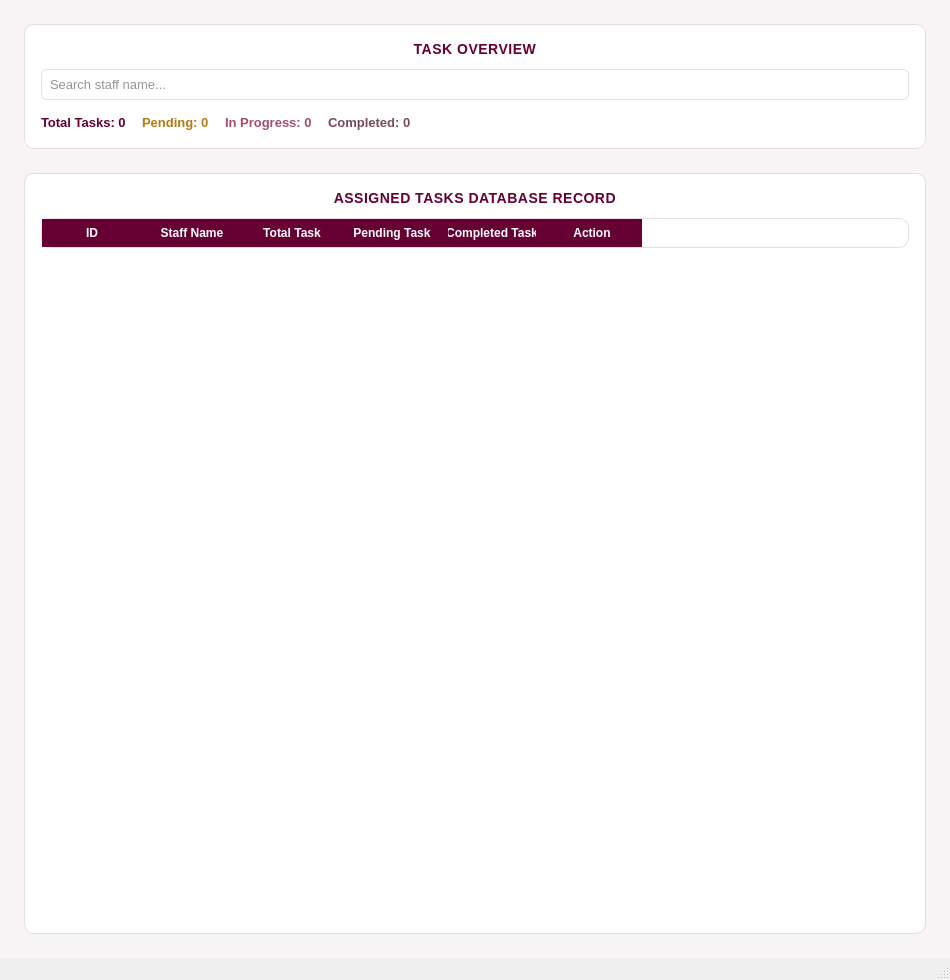
<?xml version="1.0" encoding="UTF-8"?>
<ui version="4.0">
 <class>TaskManagement</class>
 <widget class="QMainWindow" name="TaskManagement">
  <property name="geometry">
   <rect>
    <x>0</x>
    <y>0</y>
    <width>950</width>
    <height>980</height>
   </rect>
  </property>
  <property name="windowTitle">
   <string>Inventory Management - Task Management</string>
  </property>
  <widget class="QWidget" name="centralwidget">
   <layout class="QVBoxLayout" name="centralLayout">
    <property name="leftMargin"><number>0</number></property>
    <property name="topMargin"><number>0</number></property>
    <property name="rightMargin"><number>0</number></property>
    <property name="bottomMargin"><number>0</number></property>
    <item>
     <widget class="QScrollArea" name="scrollArea">
      <property name="frameShape">
       <enum>QFrame::Shape::NoFrame</enum>
      </property>
      <property name="widgetResizable">
       <bool>true</bool>
      </property>
      <widget class="QWidget" name="scrollAreaWidgetContents">
       <property name="geometry">
        <rect>
         <x>0</x>
         <y>0</y>
         <width>902</width>
         <height>932</height>
        </rect>
       </property>
       <property name="styleSheet">
        <string>background-color:#F7F4F5;</string>
       </property>
       <layout class="QVBoxLayout" name="mainLayout">
        <property name="spacing"><number>24</number></property>
        <property name="leftMargin"><number>24</number></property>
        <property name="topMargin"><number>24</number></property>
        <property name="rightMargin"><number>24</number></property>
        <property name="bottomMargin"><number>24</number></property>

        <!-- ── Summary panel ─────────────────────────────────────── -->
        <item>
         <widget class="QFrame" name="summaryPanel">
          <property name="styleSheet">
           <string>QFrame { background-color:#FFFFFF; border:1px solid #E6DEE1; border-radius:10px; }</string>
          </property>
          <layout class="QVBoxLayout" name="summaryPanelLayout">
           <property name="spacing"><number>12</number></property>
           <property name="leftMargin"><number>16</number></property>
           <property name="topMargin"><number>16</number></property>
           <property name="rightMargin"><number>16</number></property>
           <property name="bottomMargin"><number>16</number></property>
           <item>
            <widget class="QLabel" name="lblOverviewTitle">
             <property name="styleSheet">
              <string>font-size:14px; font-weight:bold; color:#660033; letter-spacing:0.5px; border:none;</string>
             </property>
             <property name="text">
              <string>TASK OVERVIEW</string>
             </property>
             <property name="alignment">
              <set>Qt::AlignmentFlag::AlignCenter</set>
             </property>
            </widget>
           </item>
           <item>
            <widget class="QLineEdit" name="searchBox">
             <property name="styleSheet">
              <string>QLineEdit { background-color:#FFFFFF; border:1px solid #E6DEE1; color:#2C2C2C; border-radius:6px; padding:6px; font-size:13px; }
QLineEdit:focus { border:1px solid #660033; }</string>
             </property>
             <property name="placeholderText">
              <string>Search staff name...</string>
             </property>
            </widget>
           </item>
           <item>
            <layout class="QHBoxLayout" name="metricsRow">
             <property name="spacing"><number>16</number></property>
             <item>
              <widget class="QLabel" name="totalTasksLabel">
               <property name="styleSheet">
                <string>font-size:13px; font-weight:bold; color:#660033; border:none;</string>
               </property>
               <property name="text">
                <string>Total Tasks: 0</string>
               </property>
              </widget>
             </item>
             <item>
              <widget class="QLabel" name="pendingLabel">
               <property name="styleSheet">
                <string>font-size:13px; font-weight:bold; color:#B8790F; border:none;</string>
               </property>
               <property name="text">
                <string>Pending: 0</string>
               </property>
              </widget>
             </item>
             <item>
              <widget class="QLabel" name="inProgressLabel">
               <property name="styleSheet">
                <string>font-size:13px; font-weight:bold; color:#A64D6E; border:none;</string>
               </property>
               <property name="text">
                <string>In Progress: 0</string>
               </property>
              </widget>
             </item>
             <item>
              <widget class="QLabel" name="completedLabel">
               <property name="styleSheet">
                <string>font-size:13px; font-weight:bold; color:#7A4A5E; border:none;</string>
               </property>
               <property name="text">
                <string>Completed: 0</string>
               </property>
              </widget>
             </item>
             <item>
              <spacer name="metricsSpacer">
               <property name="orientation">
                <enum>Qt::Orientation::Horizontal</enum>
               </property>
               <property name="sizeHint" stdset="0">
                <size><width>40</width><height>20</height></size>
               </property>
              </spacer>
             </item>
            </layout>
           </item>
          </layout>
         </widget>
        </item>

        <!-- ── Task table panel ──────────────────────────────────── -->
        <item>
         <widget class="QFrame" name="tablePanel">
          <property name="styleSheet">
           <string>QFrame { background-color:#FFFFFF; border:1px solid #E6DEE1; border-radius:10px; }</string>
          </property>
          <layout class="QVBoxLayout" name="tablePanelLayout">
           <property name="spacing"><number>12</number></property>
           <property name="leftMargin"><number>16</number></property>
           <property name="topMargin"><number>16</number></property>
           <property name="rightMargin"><number>16</number></property>
           <property name="bottomMargin"><number>16</number></property>
           <item>
            <widget class="QLabel" name="lblTableTitle">
             <property name="styleSheet">
              <string>font-size:14px; font-weight:bold; color:#660033; letter-spacing:0.5px; border:none;</string>
             </property>
             <property name="text">
              <string>ASSIGNED TASKS DATABASE RECORD</string>
             </property>
             <property name="alignment">
              <set>Qt::AlignmentFlag::AlignCenter</set>
             </property>
            </widget>
           </item>
           <item>
            <widget class="QTableWidget" name="assignedTasksTable">
             <property name="styleSheet">
              <string>QTableWidget { background-color:#FFFFFF; border:none; gridline-color:#F5EEF0; outline:none; }
QTableWidget::item { padding:6px; color:#2C2C2C; }
QTableWidget::item:selected { background-color:#F3E6EC; color:#2C2C2C; }
QTableWidget::item:hover { background-color:#FBF7F8; }
QHeaderView::section { background-color:#660033; color:#FFFFFF; font-weight:bold; border:none; padding:6px; }</string>
             </property>
             <property name="alternatingRowColors">
              <bool>true</bool>
             </property>
             <property name="editTriggers">
              <set>QAbstractItemView::EditTrigger::NoEditTriggers</set>
             </property>
             <property name="selectionMode">
              <enum>QAbstractItemView::SelectionMode::SingleSelection</enum>
             </property>
             <property name="selectionBehavior">
              <enum>QAbstractItemView::SelectionBehavior::SelectRows</enum>
             </property>
             <attribute name="horizontalHeaderStretchLastSection">
              <bool>false</bool>
             </attribute>
             <attribute name="verticalHeaderVisible">
              <bool>false</bool>
             </attribute>
             <attribute name="verticalHeaderDefaultSectionSize">
              <number>42</number>
             </attribute>
             <column>
              <property name="text"><string>ID</string></property>
             </column>
             <column>
              <property name="text"><string>Staff Name</string></property>
             </column>
             <column>
              <property name="text"><string>Total Task</string></property>
             </column>
             <column>
              <property name="text"><string>Pending Task</string></property>
             </column>
             <column>
              <property name="text"><string>Completed Task</string></property>
             </column>
             <column>
              <property name="text"><string>Action</string></property>
             </column>
            </widget>
           </item>
          </layout>
         </widget>
        </item>
       </layout>
      </widget>
     </widget>
    </item>
   </layout>
  </widget>
  <widget class="QMenuBar" name="menubar">
   <property name="geometry">
    <rect><x>0</x><y>0</y><width>950</width><height>26</height></rect>
   </property>
  </widget>
  <widget class="QStatusBar" name="statusbar"/>
 </widget>
 <resources/>
 <connections/>
</ui>
